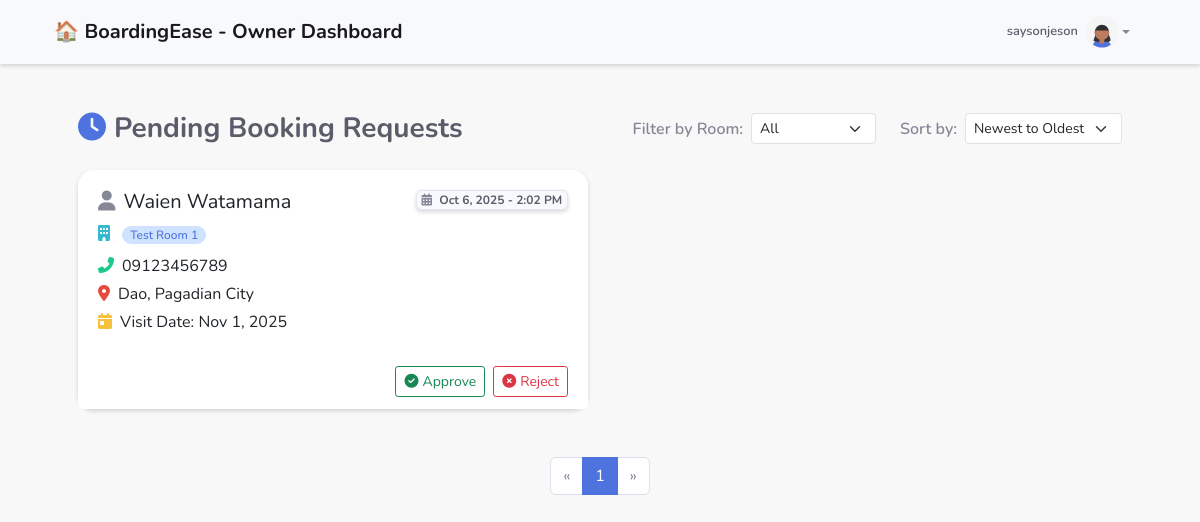
The page /pending-bookings/ (signed in) on the database as committed earlier.
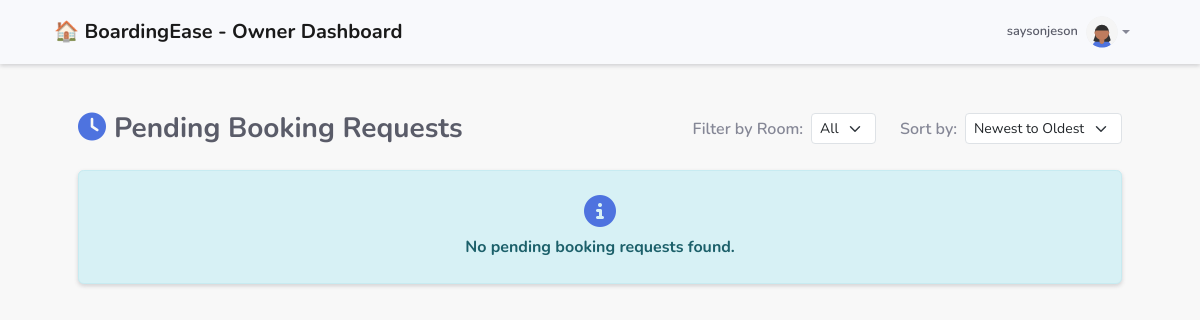
The same page on the database as committed later.
### client/models.py (models this page shows, shortened)
class Booking(models.Model):
    STATUS_CHOICES = [
        ("pending", "Pending"),
        ("approved", "Approved"),
        ("rejected", "Rejected"),
        ("cancelled", "Cancelled"),
    ]
    boardinghouse = models.ForeignKey(
        'BoardingHouse',
        on_delete=models.CASCADE,
        related_name='bookings'
    )
    name = models.CharField(max_length=100)
    address = models.TextField()
    contact_number = models.CharField(max_length=15)
    email = models.EmailField(default='example@example.com')  # New field for notification
    visit_date = models.DateField(null=True, blank=True)  # Optional visit date
    status = models.CharField(max_length=10, choices=STATUS_CHOICES, default="pending")
    created_at = models.DateTimeField(auto_now_add=True)

class BoardingHouse(models.Model):
    AMENITIES_CHOICES = [
        ("kitchen", "Kitchen Area"),
        ("comfort_room", "Comfort Room"),
        ("laundry", "Laundry Area"),
        ("balcony", "Balcony"),
        ("study", "Study Area"),
        ("cctv", "CCTV"),
        ("parking", "Parking Space"),
        ("lockable_gate", "Lockable Gate"),
        ("bedroom", "Bedroom"),
        ("cabinet", "Cabinet"),
    ]
    INCLUSION_CHOICES = [
        ("water", "Water Bill"),
        ("electric", "Electric Bill"),
        ("wifi", "WiFi Connection"),
    ]
    HOUSE_RULE_CHOICES = [
        ("curfew", "Curfew"),
        ("advance_payment", "Advance Payment"),
        ("deposit", "Month/s Deposit"),
        ("lady_only", "Lady Borders Only"),
        ("male_only", "Male Borders Only"),
        ("visitors_allowed", "Visitors Are Allowed"),
        ("appliances", "Additional Appliances"),
    ]
    owner = models.ForeignKey(User, on_delete=models.CASCADE, null=True, blank=True)
    name = models.CharField(max_length=255)
    address = models.TextField()
    price = models.DecimalField(max_digits=10, decimal_places=2)
    is_bedspacer = models.BooleanField(default=False)  # ✅ True = shared occupancy
    capacity = models.PositiveIntegerField(default=1)  # ✅ How many tenants can stay
    curfew_start = models.TimeField(blank=True, null=True)
    curfew_end = models.TimeField(blank=True, null=True)
    advance_months = models.PositiveIntegerField(default=0)
    deposit_months = models.PositiveIntegerField(default=0)
    image = models.ImageField(upload_to="boarding_images/", blank=True, null=True)
    additional_photo = models.ImageField(upload_to="boarding_images/", blank=True, null=True)
    inclusions = MultiSelectField(choices=INCLUSION_CHOICES, blank=True)
    amenities = MultiSelectField(choices=AMENITIES_CHOICES, blank=True)
    house_rules = MultiSelectField(choices=HOUSE_RULE_CHOICES, blank=True)
    other_inclusions = models.CharField(max_length=255, blank=True, null=True)
    other_amenities = models.CharField(max_length=255, blank=True, null=True)
    other_house_rules = models.CharField(max_length=255, blank=True, null=True)
    is_booked = models.BooleanField(default=False)

### client/views.py (the view)
# urls.py: path('pending-bookings/', views.pending_bookings_view, name='pending_bookings'),
@login_required
def pending_bookings_view(request):
    if not request.user.profile.is_owner:
        return redirect('home')
    boardinghouses = BoardingHouse.objects.filter(owner=request.user)
    selected_bh = request.GET.get('boardinghouse')
    sort_order = request.GET.get('order', 'newest')  # default is newest
    all_pending = Booking.objects.filter(
        boardinghouse__in=boardinghouses,
        status='pending'
    )
    if selected_bh:
        all_pending = all_pending.filter(room__boardinghouse__id=selected_bh)
    if sort_order == 'oldest':
        all_pending = all_pending.order_by('created_at')
    else:
        all_pending = all_pending.order_by('-created_at')
    paginator = Paginator(all_pending, 5)
    page_number = request.GET.get('page')
    pending_bookings = paginator.get_page(page_number)
    for booking in pending_bookings:
        booking.has_other_pending = Booking.objects.filter(
            boardinghouse=booking.boardinghouse,
            status='pending'
        ).exclude(id=booking.id).exists()
    return render(request, 'pending_bookings.html', {
        'pending_bookings': pending_bookings,
        'boardinghouses': boardinghouses,
        'selected_bh': selected_bh,
        'current_order': sort_order,
    })

### templates/pending_bookings.html (shortened to what the changed rows need)
{% extends "ownerpage.html" %}
{% load static %}
{% block content %}
<div class="container mt-5">
    {% if pending_bookings.object_list %}
        <div class="row g-4">
            {% for booking in pending_bookings %}
            <div class="col-md-6">
                <div class="card card-custom shadow-sm border-0 h-100">
                    <div class="card-body">
                        <div class="d-flex justify-content-between align-items-start mb-2">
                            <h5 class="card-title mb-0">
                                <i class="fas fa-user text-secondary me-2"></i>{{ booking.name }}
                            </h5>
                            <span class="badge bg-light text-dark border shadow-sm">
                                <i class="fas fa-calendar-alt me-1 text-muted"></i>
                                {{ booking.created_at|date:"M j, Y - g:i A" }}
                            </span>
                        </div>
                        <p class="mb-2">
                            <i class="fas fa-building text-info me-2"></i>
                            <span class="badge bg-primary-subtle text-primary fw-medium px-2 rounded-pill">{{ booking.boardinghouse.name }}</span>
                        </p>
                        <p class="mb-1"><i class="fas fa-phone-alt text-success me-2"></i>{{ booking.contact_number }}</p>
                        <p class="mb-1"><i class="fas fa-map-marker-alt text-danger me-2"></i>{{ booking.address }}</p>
                        {% if booking.visit_date %}
                        <p class="mb-0"><i class="fas fa-calendar-day text-warning me-2"></i>Visit Date: {{ booking.visit_date|date:"M j, Y" }}</p>
                        {% endif %}
                    </div>
                    <div class="card-footer bg-white border-0 d-flex justify-content-end gap-2">
                        <a href="{% url 'approve_booking' booking.id %}"
                           class="btn btn-outline-approve btn-sm"
                           onclick="return confirm('{% if booking.has_other_pending %}Approve and reject all other pending requests for this boarding house?{% else %}Approve this booking?{% endif %}')">
                            <i class="fas fa-check-circle me-1"></i>Approve
                        </a>
                        <a href="{% url 'reject_booking' booking.id %}"
                           class="btn btn-outline-reject btn-sm"
                           onclick="return confirm('Reject this booking request?')">
                            <i class="fas fa-times-circle me-1"></i>Reject
                        </a>
                    </div>
                </div>
            </div>
            {% endfor %}
        </div>
        <div class="mt-5">
            <nav aria-label="Page navigation">
                <ul class="pagination justify-content-center">
                    {% if pending_bookings.has_previous %}
                        <li class="page-item">
                            <a class="page-link" href="?page={{ pending_bookings.previous_page_number }}&order={{ current_order }}&boardinghouse={{ selected_bh }}">«</a>
                        </li>
                    {% else %}
                        <li class="page-item disabled"><span class="page-link">«</span></li>
                    {% endif %}
                    {% for num in pending_bookings.paginator.page_range %}
                        <li class="page-item {% if pending_bookings.number == num %}active{% endif %}">
                            <a class="page-link" href="?page={{ num }}&order={{ current_order }}&boardinghouse={{ selected_bh }}">{{ num }}</a>
                        </li>
                    {% endfor %}
                    {% if pending_bookings.has_next %}
                        <li class="page-item">
                            <a class="page-link" href="?page={{ pending_bookings.next_page_number }}&order={{ current_order }}&boardinghouse={{ selected_bh }}">»</a>
                        </li>
                    {% else %}
                        <li class="page-item disabled"><span class="page-link">»</span></li>
                    {% endif %}
                </ul>
            </nav>
        </div>
    {% else %}
        <div class="alert alert-info text-center shadow-sm py-4">
            <i class="fas fa-info-circle fa-2x mb-2 text-primary"></i><br>
            <strong>No pending booking requests found.</strong>
        </div>
    {% endif %}
</div>
{% endblock %}

Rows that differ between the two databases and show on the page:
removed Booking: name "Waien Watamama", created_at "Oct 6, 2025 - 2:02 PM", boardinghouse.name "Test Room 1", contact_number "09123456789", address "Dao, Pagadian City", visit_date "Nov 1, 2025"
Other text that changed with them:
text now shown: "No pending booking requests found."
list line gone: "1"
